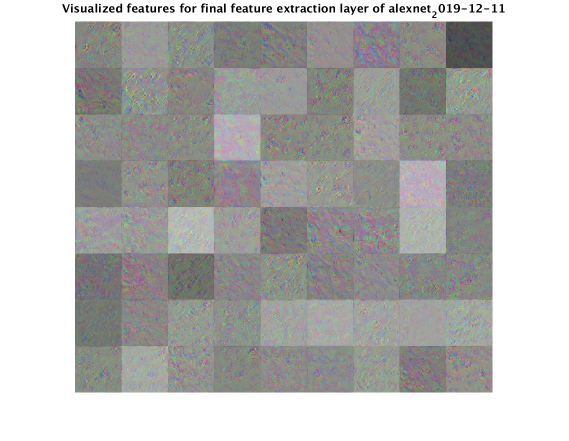
%> input picture Machining Data Case Study/untitled folder/alexnet_2019-12-11.png, 1138 x 881 px (shown at 1/2 size)
$ octave --eval "result = boundaryCrop('../untitled folder/alexnet_2019-12-11.png');"   (GNU Octave 9; MATLAB toolbox functions it lacks are replaced by stand-ins)
%> lines starting %> are read from the running program, lines starting %| are printed output that depends on the picture; in (x1, y1, x2, y2) boxes, pixels count from 0 and x2, y2 are one past the last pixel; in counts of white or black regions, pixels touching at a corner belong together; the program's own positions count from 1
function [croppedImage] = boundaryCrop(Im)
%> called with Im = '../untitled folder/alexnet_2019-12-11.png'
    % implement sobel edge detection with a threshold of 0.015
    I = imread(Im);
%> I is the input picture: size 881x1138x3 uint8; mean R, G, B 183.1, 183.2, 181.4
    edgeMask = edge(rgb2gray(I),'sobel',0.015);
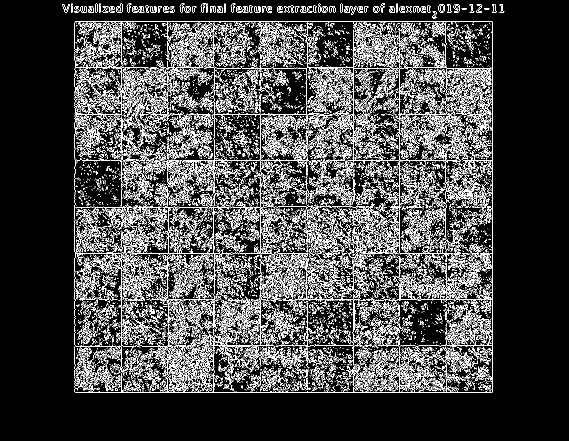
%> edgeMask: size 881x1138 logical (shown at 1/2 size); 15.3% white in thin lines or dots, all inside (x1, y1, x2, y2) = (124, 7, 1009, 786)

    % mask the image with the edge mask
    imageMask = bwareafilt(edgeMask,1);
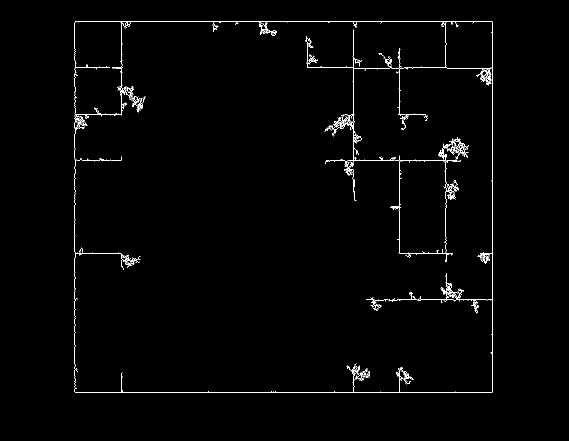
%> imageMask: size 881x1138 logical (shown at 1/2 size); 1.1% white in thin lines or dots, all inside (x1, y1, x2, y2) = (149, 42, 986, 786)

    % measure the bounding box surrounding the foreground, i.e. the region
    % of interest
    labeledImage = bwlabel(imageMask);
    measurements = regionprops(labeledImage,'BoundingBox');
%> measurements = 1 region; box (x1, y1, x2, y2): (149, 42, 986, 786)
    % [6 lines of commented-out code are left out]

    bbA = measurements.BoundingBox;
%> bbA = [149.5 42.5 837 744]
    hStart = bbA(1);
%> hStart = 149.5
    vStart = bbA(2);
%> vStart = 42.5
    hHeight = 750;
    hWidth = 750;

% [6 lines of commented-out code are left out]

    bbN = [hStart-50, vStart-50, hWidth, hHeight];
%> bbN = [99.5 -7.5 750 750]

    croppedImage = imcrop(I,bbN);
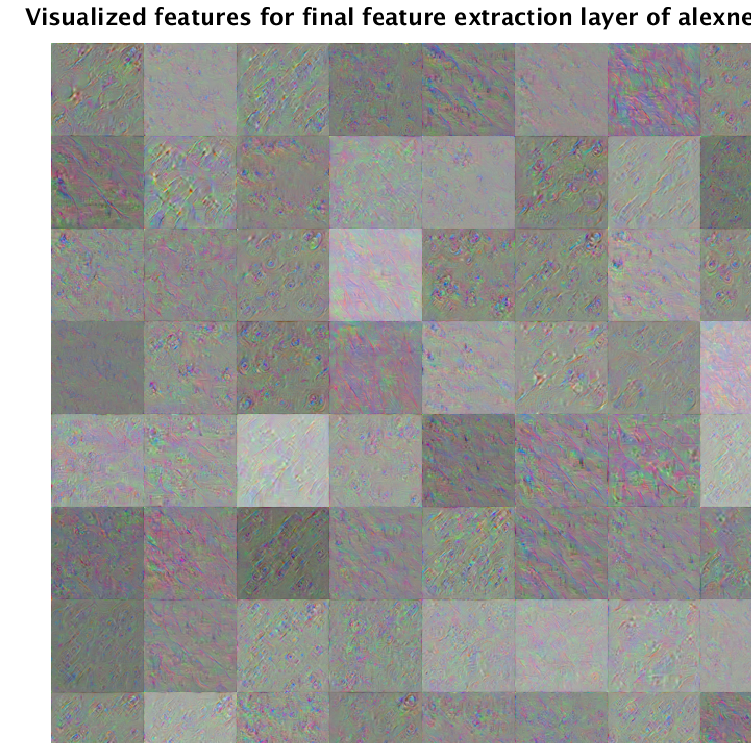
%> croppedImage: size 743x751x3 uint8; mean R, G, B 153.6, 153.4, 151.1
end

$ run again, on Machining Data Case Study/untitled folder/resnet18_2019-12-11.png
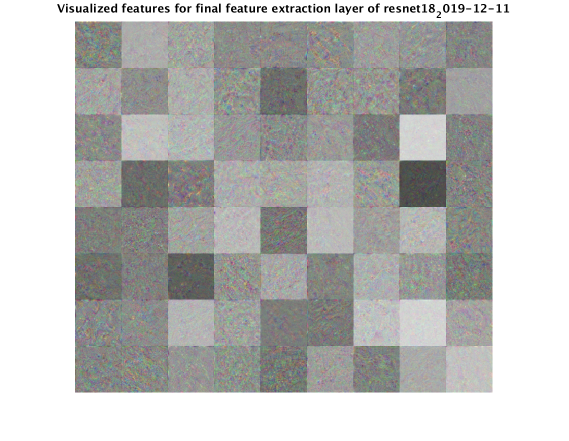
%> input picture Machining Data Case Study/untitled folder/resnet18_2019-12-11.png, 1138 x 881 px (shown at 1/2 size)
%> in boundaryCrop, I is the input picture: size 881x1138x3 uint8; mean R, G, B 187.4, 187.8, 186
%> in boundaryCrop, `edgeMask = edge(rgb2gray(I),'sobel',0.015);`:
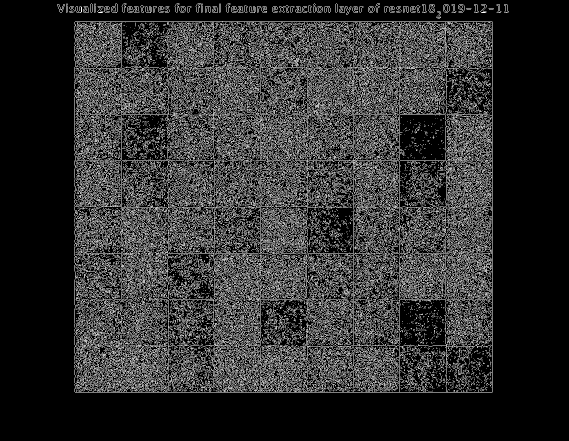
%> edgeMask: size 881x1138 logical (shown at 1/2 size); 19.1% white in thin lines or dots, all inside (x1, y1, x2, y2) = (114, 7, 1018, 786)
%> imageMask: size 881x1138 logical; 2.8% white in thin lines or dots, all inside (x1, y1, x2, y2) = (149, 42, 986, 786)
%> measurements = 1 region; box (x1, y1, x2, y2): (149, 42, 986, 786)
%> bbA = [149.5 42.5 837 744]
%> hStart = 149.5
%> vStart = 42.5
%> bbN = [99.5 -7.5 750 750]
%> in boundaryCrop, `croppedImage = imcrop(I,bbN);`:
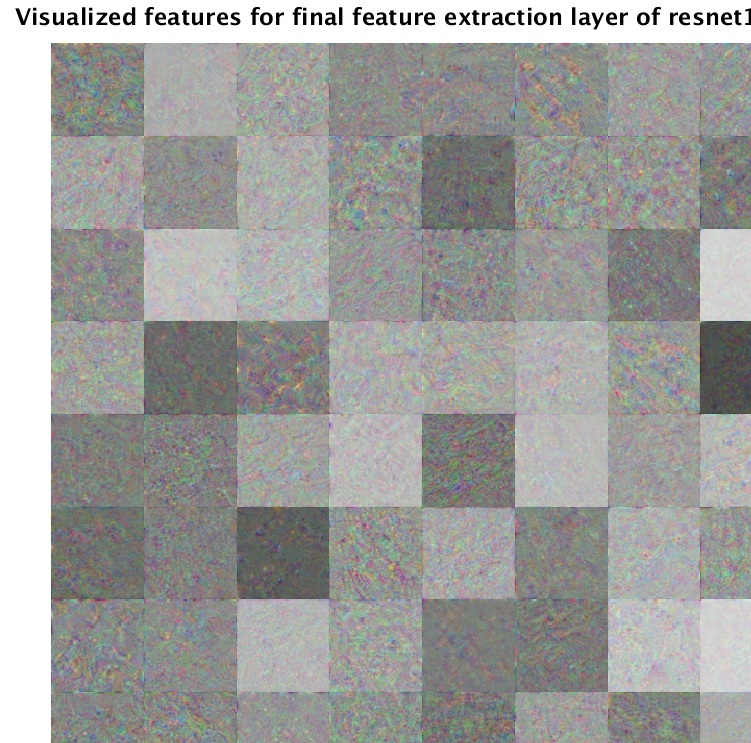
%> croppedImage: size 743x751x3 uint8; mean R, G, B 159, 159.5, 157
